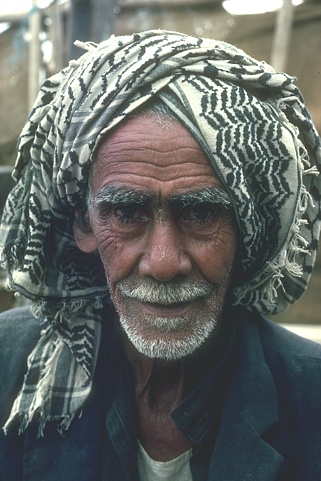
#> input picture original.jpg, 321 x 481 px; the run also reads 1 picture not shown here
$ python metrics.py
#> lines starting #> are read from the running program, lines starting #| are printed output that depends on the picture; long printed decimals are rounded
from math import log10, sqrt
import cv2 as cv
import numpy as np
import os


#func to calculate psnr
def PSNR(original, compressed):
    mse = np.mean((original - compressed) ** 2)
    if(mse == 0):  # MSE is zero means no noise is present in the signal .
                  # Therefore PSNR have no importance.
        return 100
    max_pixel = 255.0
    psnr = 20 * log10(max_pixel / sqrt(mse))
    return psnr

#func to calculate compression ratio for colored picture
def compressionRatioColor(img, filename):
	# Get the height , width & number of channels in image data object.
    rows, cols, channels = img.shape

    # Compute the uncompressed size or the original size.
    oi = rows * cols * channels # Size in byte
    print("Uncompressed size: ", oi, "bytes")

    # Retrieve the compressed size or the physical size.
    info = os.stat(filename)
    print("Compressed size: ", info.st_size, "bytes")

	# Compute the compression ratio.
    cr = float(info.st_size)/oi
    print("Compressed ratio: ", cr)

    crPercent = cr*100 # Convert ratio to percentage
    print("Compression ratio in percentage: ", crPercent,"%")


# func to calculate compression ratio of grescaled image
def compressionRatioGray(img, filename):
	print("Uncompressed size: ", img.shape, "bytes")

	# Retrieve the compressed size or the physical size.
	info = os.stat(filename)
	print("Compressed size: ", info.st_size, "bytes")

	# Compute the compression ratio.
	cr = float(info.st_size)/img.size
	print("Compressed ratio: ", cr)

	crPercent = cr*100 # Convert ratio to percentage
	print("Compression ratio in percentage: ", crPercent,"%")


# images file name (must be in same python folder or must provide full path/directory)
# read the images in grayscale except the original

#original image
image_original  = "original.jpg"
original = cv.imread(image_original)
#> original is the input picture: shape (481, 321, 3); mean B, G, R 101.4, 104.4, 99.9

#grayscale image
image_grayscale = "grayscale.tiff"
grayscale = cv.imread(image_grayscale,cv.IMREAD_GRAYSCALE)

#sobel images
image_sobel3x3 = "sobel3x3.tiff"
sobel3x3 = cv.imread(image_sobel3x3,cv.IMREAD_GRAYSCALE)
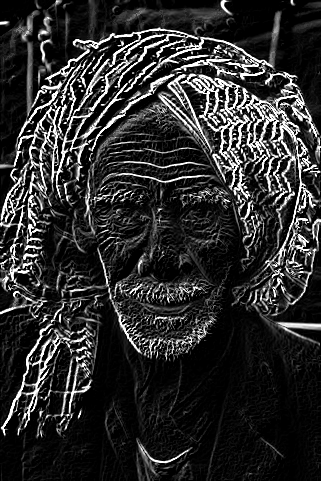
#> input picture sobel3x3.tiff, 321 x 481 px
#> sobel3x3 is the input picture: shape (481, 321); min 0, max 255, mean 44.9

image_sobel5x5 = "sobel5x5.tiff"
sobel5x5=cv.imread(image_sobel5x5,cv.IMREAD_GRAYSCALE)
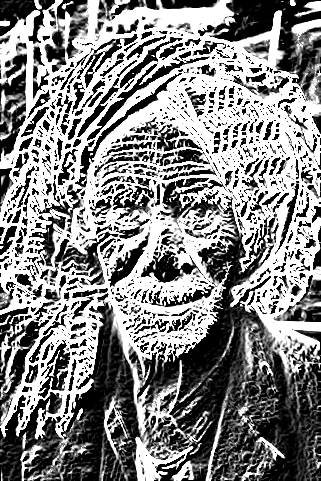
#> input picture sobel5x5.tiff, 321 x 481 px
#> sobel5x5 is the input picture: shape (481, 321); min 0, max 255, mean 133.7

image_sobel7x7 ="sobel7x7.tiff"
sobel7x7 = cv.imread(image_sobel7x7,cv.IMREAD_GRAYSCALE)
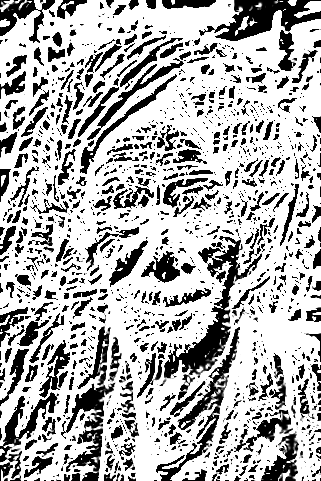
#> input picture sobel7x7.tiff, 321 x 481 px
#> sobel7x7 is the input picture: shape (481, 321); min 0, max 255, mean 177.4

image_sobel9x9 ="sobel9x9.tiff"
sobel9x9 = cv.imread(image_sobel9x9,cv.IMREAD_GRAYSCALE)
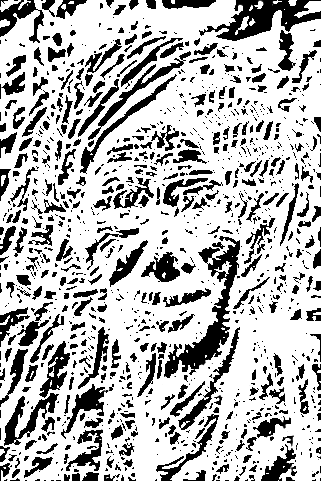
#> input picture sobel9x9.tiff, 321 x 481 px
#> sobel9x9 is the input picture: shape (481, 321); min 0, max 255, mean 183.2

image_sobel11x11="sobel11x11.tiff"
sobel11x11 = cv.imread(image_sobel11x11,cv.IMREAD_GRAYSCALE)

#scharr images
image_scharr1 = "scharr1.tiff"
scharr1 = cv.imread(image_scharr1,cv.IMREAD_GRAYSCALE)

#laplacian images
image_laplacian3 = "Laplacian3x3.tiff"
laplacian3 = cv.imread(image_laplacian3,cv.IMREAD_GRAYSCALE)

image_laplacian5 ="Laplacian5x5.tiff"
laplacian5 = cv.imread(image_laplacian5,cv.IMREAD_GRAYSCALE)

image_laplacian7="Laplacian7x7.tiff"
laplacian7 = cv.imread(image_laplacian7,cv.IMREAD_GRAYSCALE)

image_laplacian9="Laplacian9x9.tiff"
laplacian9 = cv.imread(image_laplacian9,cv.IMREAD_GRAYSCALE)

image_laplacian11="Laplacian11x11.tiff"
laplacian11 = cv.imread(image_laplacian11,cv.IMREAD_GRAYSCALE)

#cannyedges images
image_cannyedges20100 = "Canny_Edges20x100.tiff"
cannyedges20100 = cv.imread(image_cannyedges20100,cv.IMREAD_GRAYSCALE)

image_cannyedges20150 ="Canny_Edges20x150.tiff"
cannyedges20150 = cv.imread(image_cannyedges20150,cv.IMREAD_GRAYSCALE)

image_cannyedges50100 ="Canny_Edges50x100.tiff"
cannyedges50100 = cv.imread(image_cannyedges50100,cv.IMREAD_GRAYSCALE)

image_cannyedges50150 ="Canny_Edges50x150.tiff"
cannyedges50150 = cv.imread(image_cannyedges50150,cv.IMREAD_GRAYSCALE)

image_cannyedges150150 ="Canny_Edges150x150.tiff"
cannyedges150150  = cv.imread(image_cannyedges150150,cv.IMREAD_GRAYSCALE)


#compression ratio original image
print('===Compression Ratio of original picture===')
compressionRatioColor(original, image_original)
#| Uncompressed size:  463203 bytes
#| Compressed ratio:  0.1635
#| Compression ratio in percentage:  16.350 %


#compression ratio of grayscale image
print('===Compression Ratio of grayscale picture===')
compressionRatioGray(grayscale, image_grayscale)
#| Uncompressed size:  (481, 321) bytes
#| Compressed ratio:  0.861
#| Compression ratio in percentage:  86.095 %


#compression ratio of sobel images
print('===Compression Ratio of sobel 3x3 picture===')
compressionRatioGray(sobel3x3, image_sobel3x3)
#| Uncompressed size:  (481, 321) bytes
#| Compressed ratio:  0.9529
#| Compression ratio in percentage:  95.291 %
print('===Compression Ratio of sobel 5x5 picture===')
compressionRatioGray(sobel5x5, image_sobel5x5)
#| Uncompressed size:  (481, 321) bytes
#| Compressed ratio:  0.6692
#| Compression ratio in percentage:  66.917 %
print('===Compression Ratio of sobel 7x7 picture===')
compressionRatioGray(sobel7x7, image_sobel7x7)
#| Uncompressed size:  (481, 321) bytes
#| Compressed ratio:  0.2275
#| Compression ratio in percentage:  22.747 %
print('===Compression Ratio of sobel 9x9 picture===')
compressionRatioGray(sobel9x9, image_sobel9x9)
#| Uncompressed size:  (481, 321) bytes
#| Compressed ratio:  0.1227
#| Compression ratio in percentage:  12.272 %
print('===Compression Ratio of sobel 11x11 picture===')
#> (the run stopped early here; a loop or call above may not have finished)
